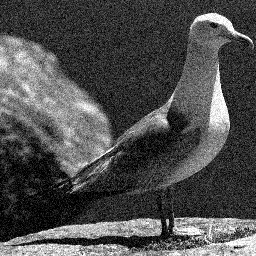
%> input picture assignment_2/Images/image2.jpeg, 256 x 256 px
$ octave --eval "result = compute_gradient(imread('Images/image2.jpeg'));"   (GNU Octave 9; MATLAB toolbox functions it lacks are replaced by stand-ins)
%> lines starting %> are read from the running program, lines starting %| are printed output that depends on the picture
function [im_magnitude ,im_direction] = compute_gradient(image)
  % Compute gradient of a image
  image = im2double(image);
  % Sobel kernel
  gy = fspecial('Sobel');
  gx = gy';

  % Apply filters
  grad_x = imfilter(image, gx);
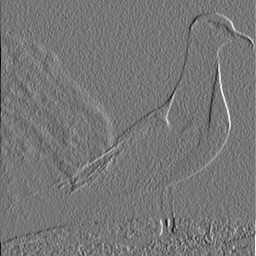
%> grad_x: size 256x256x3 double; min -3.41, max 3.9, mean 0.000658; drawn with min black and max white
  grad_y = imfilter(image, gy);
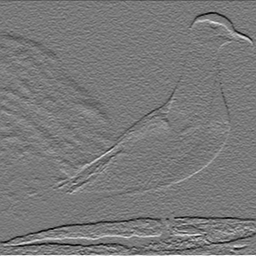
%> grad_y: size 256x256x3 double; min -3.65, max 4, mean -0.00802; drawn with min black and max white

  % Compute magnitude and direction
  im_magnitude = sqrt(grad_x.^2+grad_y.^2);
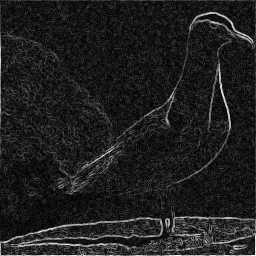
%> im_magnitude: size 256x256x3 double; min 0, max 4.02, mean 0.499; drawn with min black and max white
  im_direction = atan2(grad_y,grad_x);
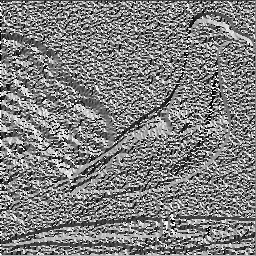
%> im_direction: size 256x256x3 double; min -3.14, max 3.14, mean -0.000508; drawn with min black and max white
%> `result = compute_gradient(imread('Images/image2.jpeg'));`:
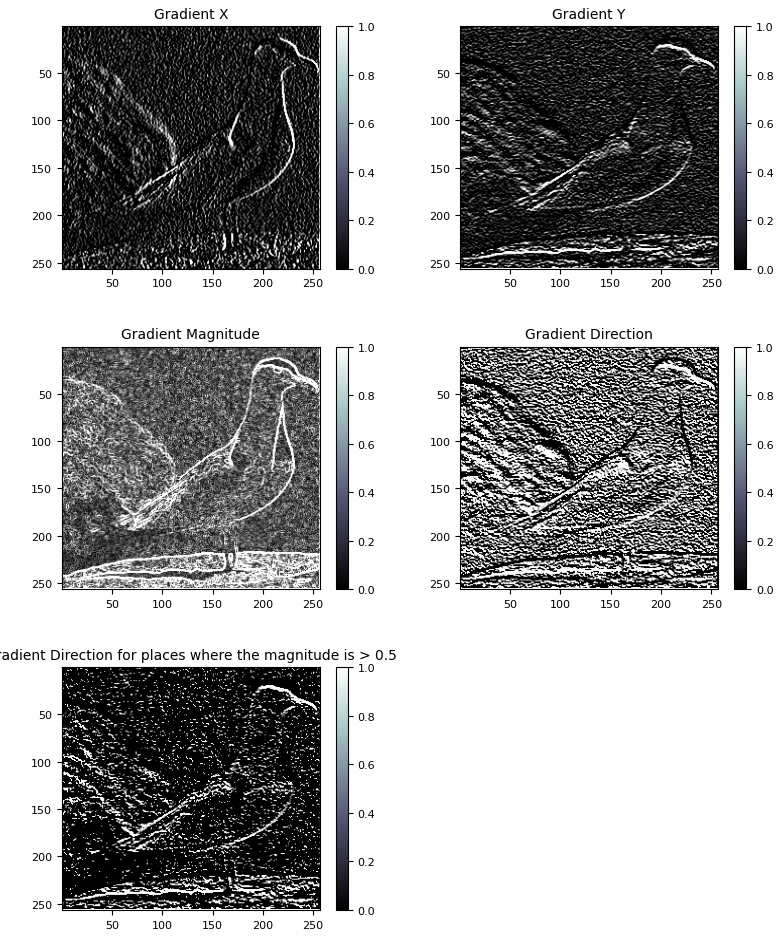
%> figure redrawn from the program's plot data, 5 panels

  % plots
  colormap(bone);
  subplot(3, 2, 1), imagesc(grad_x), colorbar, title('Gradient X');
  subplot(3, 2, 2), imagesc(grad_y), colorbar, title('Gradient Y');
  subplot(3, 2, 3), imagesc(im_magnitude),colorbar, title('Gradient Magnitude');
  subplot(3, 2, 4), imagesc(im_direction), colorbar, title('Gradient Direction');
  subplot(3, 2, 5), imagesc((im_magnitude > 0.5).*im_direction), colorbar, title('Gradient Direction for places where the magnitude is > 0.5');

end
